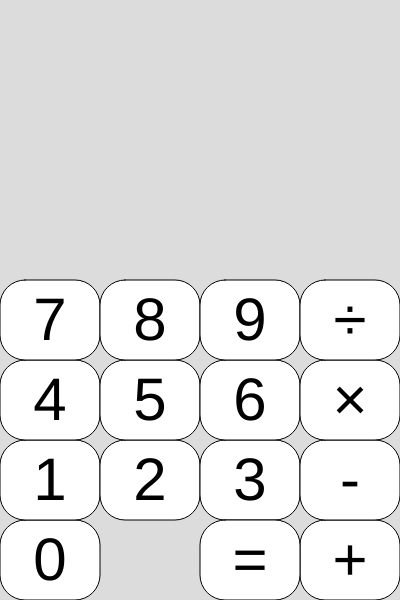
Frame 1 (no input)
Frame 60 (no input): identical to frame 1, image omitted
Frame 120 (the mouse pressed at the canvas centre since frame 60): identical to frame 1, image omitted

The p5.js sketch that drew this single still picture (run headless with seeded random() and noise() and a simulated clock; from frame 60 on, the mouse is pressed at the canvas centre):

// p5.js sketch
// ── sketch.js
// https://stackoverflow.com/questions/54217682/building-a-calculator-using-p5-js
// https://stackoverflow.com/questions/61747298/make-a-calculator-in-p5
// https://stackoverflow.com/questions/61757326/making-a-calculator-function-properly-in-p5-js
var mouseClick = false;

var displayNumArray = [];  //gloab array er nødvendig for at få tal fra flere objecter
var operation;

var displayNum = "";
var wholeNum;

var displayOp = "";
var operatorType = "";
var operatorNumber;


const buttonWidth = 100;
const buttonHeight = 80;
const buttonStartY = 520;

function setup() 
{
  createCanvas(400, 600);

  b0 = new Buttons((buttonWidth/2)                  , buttonStartY+(buttonHeight/2)     , buttonWidth, buttonHeight, "0", 255, 255, 255)
  b1 = new Buttons((buttonWidth/2)                  , buttonStartY-(buttonHeight/2)     , buttonWidth, buttonHeight, "1", 255, 255, 255)
  b2 = new Buttons((buttonWidth/2)*2+(buttonWidth/2), buttonStartY-(buttonHeight/2)     , buttonWidth, buttonHeight, "2", 255, 255, 255)
  b3 = new Buttons((buttonWidth/2)*3+buttonWidth    , buttonStartY-(buttonHeight/2)     , buttonWidth, buttonHeight, "3", 255, 255, 255)
  b4 = new Buttons((buttonWidth/2)                  , buttonStartY-((buttonHeight/2)*3) , buttonWidth, buttonHeight, "4", 255, 255, 255)
  b5 = new Buttons((buttonWidth/2)*2+(buttonWidth/2), buttonStartY-((buttonHeight/2)*3) , buttonWidth, buttonHeight, "5", 255, 255, 255)
  b6 = new Buttons((buttonWidth/2)*3+buttonWidth    , buttonStartY-((buttonHeight/2)*3) , buttonWidth, buttonHeight, "6", 255, 255, 255)
  b7 = new Buttons((buttonWidth/2)                  , buttonStartY-((buttonHeight/2)*5) , buttonWidth, buttonHeight, "7", 255, 255, 255)
  b8 = new Buttons((buttonWidth/2)*2+(buttonWidth/2), buttonStartY-((buttonHeight/2)*5) , buttonWidth, buttonHeight, "8", 255, 255, 255)
  b9 = new Buttons((buttonWidth/2)*3+buttonWidth    , buttonStartY-((buttonHeight/2)*5) , buttonWidth, buttonHeight, "9", 255, 255, 255)

  // +
  o1 = new Operators((buttonWidth/2)*3+buttonWidth*2, buttonStartY+(buttonHeight/2)     , buttonWidth, buttonHeight, "+", 255, 255, 255)
  // -
  o2 = new Operators((buttonWidth/2)*3+buttonWidth*2, buttonStartY-(buttonHeight/2)     , buttonWidth, buttonHeight, "-", 255, 255, 255)
  // *
  o3 = new Operators((buttonWidth/2)*3+buttonWidth*2, buttonStartY-((buttonHeight/2)*3) , buttonWidth, buttonHeight, "×", 255, 255, 255)
  
  o4 = new Operators((buttonWidth/2)*3+buttonWidth*2, buttonStartY-((buttonHeight/2)*5) , buttonWidth, buttonHeight, "÷", 255, 255, 255)

  // clear
  oAC = new Operators
  // =
  o9 = new Operators((buttonWidth/2)*3+buttonWidth    , buttonStartY+(buttonHeight/2)     , buttonWidth, buttonHeight, "=", 255, 255, 255)
}

function draw() 
{
  background(220);
  b0.ButtonDo(mouseClick);
  b1.ButtonDo(mouseClick);
  b2.ButtonDo(mouseClick);
  b3.ButtonDo(mouseClick);
  b4.ButtonDo(mouseClick);
  b5.ButtonDo(mouseClick);
  b6.ButtonDo(mouseClick);
  b7.ButtonDo(mouseClick);
  b8.ButtonDo(mouseClick);
  b9.ButtonDo(mouseClick);
  
  //vi laver et varibale til at display num til bruger
  //Hver gang vi trykker på en knap, så indsætter vi det input i et array
  //vi indsætter nu tallene i variabel med for-loop

  displayNum = ""
  for (let i = 0; i < displayNumArray.length; i++)
  {
    displayNum += displayNumArray[i]; //indsæt ud fra rækkefølge
  }
  wholeNum = parseFloat(displayNum); //vi har en seperat variabel som vi kan bruge til udregning (display num er kun til at vise tallet)
  
  if(!isNaN(wholeNum))
  {
    text(displayNum + displayOp, 200, 100); //display tal for bruger

  }

  


  if(!isNaN(operatorNumber))  //kun display tal hvis de ikke er NaN
  {  
    text(operatorNumber,200, 180)

    text(operatorType, 20, 180)
  }


  o1.OperatorDo(mouseClick);
  o2.OperatorDo(mouseClick);
  o3.OperatorDo(mouseClick);
  o4.OperatorDo(mouseClick);

  o9.Equals(mouseClick);

  console.log(operatorType);
  
  console.log("wholeNum", wholeNum);
  console.log(operatorNumber);
  mouseClick = false;
}


function mousePressed()
{
  // console.log("click");
  mouseClick = true;
}


function mousePos()
{
  console.log("mouse pos: " + mouseX +  "\t" + mouseY);
}
// ── Buttons.js
class Buttons
{
    constructor(posX, posY, width, height, input, r, g, b)
    {
        this.posX = posX;
        this.posY = posY;
        this.width = width;
        this.height = height;
        this.input = input;
        
        this.buttonClicked;
        
        this.r = r;
        this.g = g;
        this.b = b;

        this.bright = 1; //ændre farve af knap på hover

        textSize(60)
    }

    

    ButtonDo(mouseClick)
    {
        this.mouseClick = mouseClick;
        rectMode(CENTER);
        textAlign(CENTER);
        fill(this.r * this.bright, this.g * this.bright, this.b * this.bright);
        
        //lav knap mere moderne med at gøre kanterne mere runde
        this.roundEdge = this.width/4;
        rect(this.posX, this.posY, this.width, this.height, this.roundEdge);

        //text
        fill(0)
        text(this.input, this.posX, this.posY + 20)

        //farve button
        this.stroke = 1;
        strokeWeight(this.stroke);
        
        //thek hvis mus er på knap og trykker
        if(mouseX > this.posX - this.width/2 && mouseX < this.posX + this.width/2)
        {
            if( mouseY > this.posY - this.height/2 && mouseY < this.posY + this.height/2)
            {
                this.bright = 0.85; //ændre farve når mus er på knap, men ikke trykker
                
                if(this.mouseClick) //tjek hvis den trykker
                {
                    this.buttonClicked = true;

                    console.log("button pressed" + " " + "\"" + this.input + "\"");
                    displayNumArray.push(this.input); //array med tal som vi har trykket på
                } 
            }  
            else
            {
                this.buttonClicked = false;
                this.bright = 1;
            }
        }
        else
        {
            this.buttonClicked = false;
            this.bright = 1;
        }

        // return this.buttonClicked;
    }
}
// ── Operators.js
class Operators extends Buttons
{
    constructor(posX, posY, width, height, input, r, g, b)
    {
        super(posX, posY, width, height, input, r, g, b)
        this.number;
    }

    OperatorDo(mouseClick)
    {
        this.mouseClick = mouseClick;

        rectMode(CENTER);
        textAlign(CENTER);
        fill(this.r * this.bright, this.g * this.bright, this.b * this.bright);
        
        //lav knap mere moderne med at gøre kanterne mere runde
        this.roundEdge = this.width/4;
        rect(this.posX, this.posY, this.width, this.height, this.roundEdge);

        //text
        fill(0)
        text(this.input, this.posX, this.posY + 20)

        //farve button
        this.stroke = 1;
        strokeWeight(this.stroke);
        
        //thek hvis mus er på knap og trykker
        if(mouseX > this.posX - this.width/2 && mouseX < this.posX + this.width/2)
        {
            if( mouseY > this.posY - this.height/2 && mouseY < this.posY + this.height/2)
            {
                this.bright = 0.85; //ændre farve når mus er på knap, men ikke trykker
                
                if(this.mouseClick) //tjek hvis den trykker
                {
                    operatorType = this.input;  //fortæller hvilken operation der skal ske
                    
                    operatorNumber = wholeNum;  //gemmer nummeret
                    
                    displayNumArray.splice(0, displayNumArray.length); //tøm array når der bliver trykket på en operator knap
                } 
            }  
            else
            {
                this.bright = 1;
            }
        }
        else
        {
            this.bright = 1;
        }

    }

    Equals(mouseClick)
    {
        this.mouseClick = mouseClick;

        rectMode(CENTER);
        textAlign(CENTER);
        fill(this.r * this.bright, this.g * this.bright, this.b * this.bright);
        
        //lav knap mere moderne med at gøre kanterne mere runde
        this.roundEdge = this.width/4;
        rect(this.posX, this.posY, this.width, this.height, this.roundEdge);

        //text
        fill(0)
        text(this.input, this.posX, this.posY + 20)

        //farve button
        this.stroke = 1;
        strokeWeight(this.stroke);
        
        //thek hvis mus er på knap og trykker
        if(mouseX > this.posX - this.width/2 && mouseX < this.posX + this.width/2)
        {
            if( mouseY > this.posY - this.height/2 && mouseY < this.posY + this.height/2)
            {
                this.bright = 0.85; //ændre farve når mus er på knap, men ikke trykker
                
                if(this.mouseClick) //tjek hvis den trykker
                {
                    //gennemfør operationer
                    if(operatorType == "+")
                    {
                        displayNumArray = [wholeNum + operatorNumber]
                    }

                    if(operatorType == "-")
                    {
                        displayNumArray = [operatorNumber - wholeNum]
                    }

                    if(operatorType == "×")
                    {
                        displayNumArray = [operatorNumber * wholeNum]
                    }

                    if(operatorType == "÷")
                    {
                        displayNumArray = [operatorNumber / wholeNum]
                    }
                    operatorNumber = undefined;
                    operatorType = "";
                } 
            }  
            else
            {
                this.bright = 1;
            }
        }
        else
        {
            this.bright = 1;
        }

    }

    ClearKnap(mouseClick)
    {
        this.mouseClick = mouseClick;

        rectMode(CENTER);
        textAlign(CENTER);
        fill(this.r * this.bright, this.g * this.bright, this.b * this.bright);
        
        //lav knap mere moderne med at gøre kanterne mere runde
        this.roundEdge = this.width/4;
        rect(this.posX, this.posY, this.width, this.height, this.roundEdge);

        //text
        fill(0)
        text(this.input, this.posX, this.posY + 20)

        //farve button
        this.stroke = 1;
        strokeWeight(this.stroke);
        
        //thek hvis mus er på knap og trykker
        if(mouseX > this.posX - this.width/2 && mouseX < this.posX + this.width/2)
        {
            if( mouseY > this.posY - this.height/2 && mouseY < this.posY + this.height/2)
            {
                this.bright = 0.85; //ændre farve når mus er på knap, men ikke trykker
                
                if(this.mouseClick) //tjek hvis den trykker
                {
                    //reset alt
                    displayNumArray = [];
                    operatorNumber = undefined;
                    operatorType = "";
                } 
            }  
            else
            {
                this.bright = 1;
            }
        }
        else
        {
            this.bright = 1;
        }

    }

}
// ── States.js
function mainCalc() //lommeregner
{
    b0.ButtonDo(mouseClick);
    b1.ButtonDo(mouseClick);
    b2.ButtonDo(mouseClick);
    b3.ButtonDo(mouseClick);
    b4.ButtonDo(mouseClick);
    b5.ButtonDo(mouseClick);
    b6.ButtonDo(mouseClick);
    b7.ButtonDo(mouseClick);
    b8.ButtonDo(mouseClick);
    b9.ButtonDo(mouseClick);
    bDot.ButtonDo(mouseClick);

    o1.OperatorDo(mouseClick);
    o2.OperatorDo(mouseClick);
    o3.OperatorDo(mouseClick);
    o4.OperatorDo(mouseClick);
    o9.Equals(mouseClick);
    oAC.ClearKnap(mouseClick);

    //////////////////////////////////////////////////////////////////////////////////////////////// ////////////////////////////////////////////////
    
    //vi laver et varibale til at display num til bruger
    //Hver gang vi trykker på en knap, så indsætter vi det input i et array
    //vi indsætter nu tallene i variabel med for-loop

    displayNum = "";
    for (let i = 0; i < displayNumArray.length; i++)
    {
        displayNum += displayNumArray[i]; //indsæt ud fra rækkefølge
    }
    wholeNum = parseFloat(displayNum); //vi har en seperat variabel som vi kan bruge til udregning (display num er kun til at vise tallet)
    
    if(!isNaN(wholeNum)) //display tal for bruger
    {
        if(displayNum.endsWith("."))  //display "." korekt
        {
            text(displayNum, 200, 100);
        }
        else
        {
            text(round(displayNum,6), 200, 100);
        }
    }

    if(!isNaN(operatorNumber))  //kun display tal hvis de ikke er NaN
    {  
        text(round(operatorNumber,6),200, 180)

        text(operatorType, 40, 180)
    }
    
    //error besked
    if((displayNum == "" && isNaN(wholeNum) && isNaN(operatorNumber) && operatorType != "") || (isNaN(displayNum)) && isNaN(wholeNum) && operatorNumber == undefined && operatorType == "")
    {
        text("error\nplease clear", 200, 100);
    }

    // console.log("type", operatorType);
    // console.log("displayNum", displayNum);
    // console.log("wholeNum", wholeNum);
    // console.log("opNum", operatorNumber);

}

class StateMenu
{
    constructor(posX, posY, width, height, r, g, b)
    {

        
        this.posX = posX;
        this.posY = posY;
        this.width = width;
        this.height = height;
        
        this.resize = 1;
        
        
        this.r = r;
        this.g = g;
        this.b = b;
        
        //lav knap(per)
        this.buttonCurrency = new StateButtons(this.posX * 5, (this.posY * 5) * 3, this.width * 5, this.height * 5, "Currency", this.r, this.g, this.b)
        
        this.bright = 1;
        this.state = 1;

        this.press = false;

        this.textSize = 10;
        this.text = "menu"
    }

    Menu(mouseClick)
    {
        this.mouseClick = mouseClick;
        rectMode(CENTER);
        textAlign(CENTER);
            
        this.buttonPress()
        
        if(this.press && this.state != 0)   //ændre state til menu
        {
            this.state = 0;
            this.press = false;
        }
        
        if(this.press && this.state == 0)   //ændre state til lommeregner
        {
            this.state = 1;
            this.press = false;
        }
        
        if(this.state > 0)  //hvis menu knap
        {
            this.textSize = 10;
            this.text = "menu";
            this.resize = 1;
        }
        
        if(this.state == 0) //hvis menu
        {
            background(120,255,255)
            this.textSize = 50;
            this.resize = 5;
            this.text = "Calculator";
            //lav extra knap(per) i menu
            this.button = this.buttonCurrency.ButtonDo(this.mouseClick) 
            if(this.button)
            {
                this.state = 2;
            }
        }

        fill(this.r * this.bright, this.g * this.bright, this.b * this.bright);
        //lav knap mere moderne med at gøre kanterne mere runde
        this.roundEdge = this.width/4;
        rect(this.posX * this.resize, this.posY * this.resize, this.width * this.resize, this.height * this.resize, this.roundEdge);

        //text
        fill(0)
        textSize(this.textSize);
        text(this.text, this.posX * this.resize, this.posY * this.resize + 2)
        
        textSize(60);
        return this.state;
    }


    buttonPress()   //funktion til state switch knap
    {
        if(mouseX > this.posX * this.resize - this.width * this.resize/2 && mouseX < this.posX * this.resize + this.width * this.resize/2)
        {
            if( mouseY > this.posY * this.resize - this.height * this.resize/2 && mouseY < this.posY * this.resize + this.height * this.resize/2)
            {
                this.bright = 0.85; //ændre farve når mus er på knap, men ikke trykker
                
                if(this.mouseClick) //tjek hvis den trykker
                {
                    this.press = true;
                } 
            }  
            else
            {
                this.bright = 1;
            }
        }
        else
        {
            this.bright = 1;
        }
    }
}
